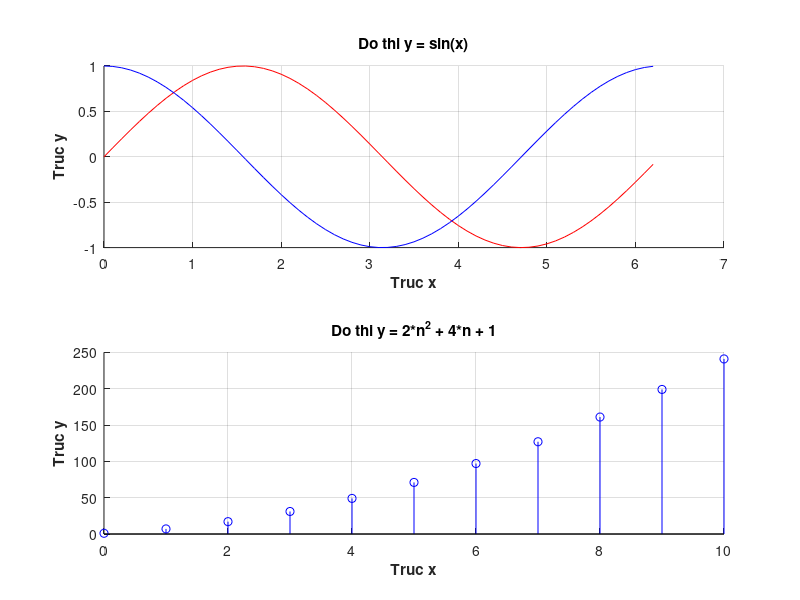

MATLAB code to generate this figure:
clf;
x = 0:0.1:2*pi;
n=0:10;
y1 = sin(x);
y2 = cos(x);
y = 2*n.^2 + 4*n + 1;

subplot(2, 1, 1);
grid on;hold on;
plot(x,y1,'r-',x,y2,'b-')
title('Do thi y = sin(x)')
xlabel('\bfTruc x')
ylabel('\bfTruc y') 


subplot(2, 1, 2);
grid on;hold on;
stem(n,y,'b')
title('Do thi y = 2*n^2 + 4*n + 1')
xlabel('\bfTruc x')
ylabel('\bfTruc y') 
